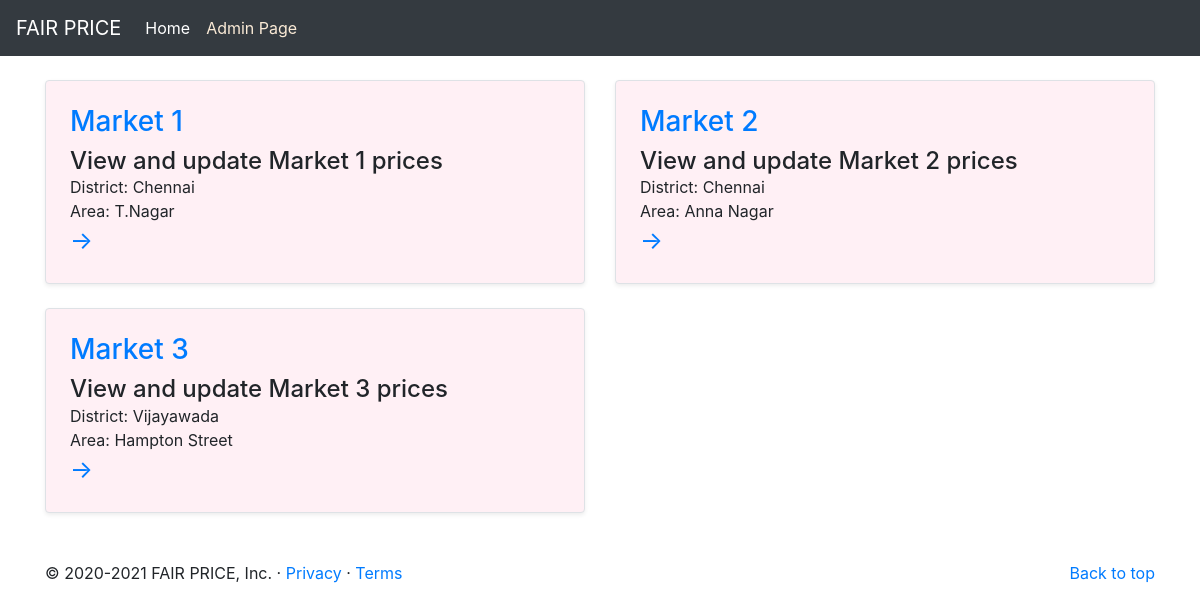
The app's page /markets/ with its own data.
### markets/models.py (models this page shows, shortened)
class Markets(models.Model):
    market_name = models.CharField(max_length=200)
    district = models.CharField(max_length=200)
    area = models.CharField(max_length=200)
    class Meta:
        db_table = 'markets'

### markets/views.py (the view)
# urls.py: path('', views.index, name='index'),
def index(request):
    markets = Markets.objects.all()
    return render(request, 'markets/index.html', {"markets": markets})

### templates/markets/index.html (shortened to what this page needs)
{% extends 'base.html' %}
{% block content %}
<div class="row mb-2">
    {% if markets %}
    {% for m in markets %}
    <div class="col-md-6">
        <div
            class="row no-gutters border rounded overflow-hidden flex-md-row mb-4 shadow-sm h-md-250 position-relative markets-card">
            <div class="col p-4 d-flex flex-column position-static">
                <h3 class="d-inline-block mb-2 text-primary">{{ m.market_name }}</h3>
                <h4 class="mb-0">View and update {{ m.market_name }} prices</h4>
                <p class="card-text mb-auto">District: {{ m.district }}</p>
                <p class="card-text mb-auto">Area: {{ m.area }}</p>
                <a href="{% url 'markets:categories' m.id %}" class="stretched-link arrow">→</a>
            </div>
        </div>
    </div>
    {% endfor %}
    {% else %}
    <p>No Markets available in this app!</p>
    {% endif %}
</div>
{% endblock %}

### static/css/custom.css (style rules this page uses)
.markets-card { background-color: hsl(340, 100%, 97%); }
.arrow { font-size: x-large; }

### records on screen
Markets: market_name "Market 1", district "Chennai", area "T.Nagar"
Markets: market_name "Market 2", district "Chennai", area "Anna Nagar"
Markets: market_name "Market 3", district "Vijayawada", area "Hampton Street"
